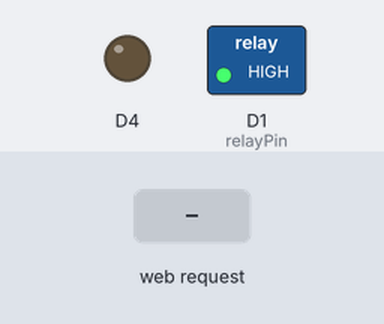
This sketch was run on a simulated ESP8266 (Wemos D1 mini). On the bench: switched loads named in the sketch (green lamp = pin HIGH), output pins drawn as LEDs (lit = HIGH, except the on-board LED, lit = LOW). Inputs (shaded band) come from the test bench. WiFi joins after 1.5 s; servers stay silent unless stated; what the sketch prints to the serial monitor is not drawn.

Above: at 2.7 s.
2.8 s: HTTP request GET /relay=ON received
At 3.4 s:
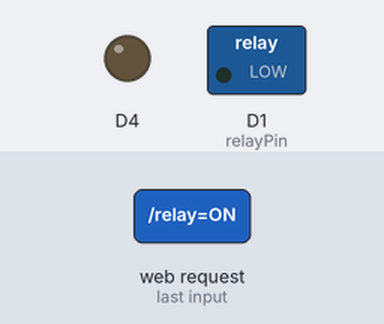
4.3 s: HTTP request GET /relay=OFF received
At 4.6 s:
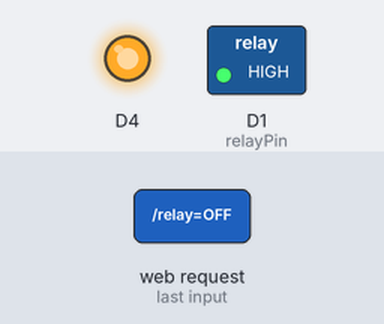
Timing chart, 0 to 7.3 s (numbered marks = the images above; inputs shaded):
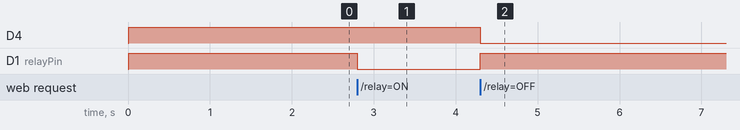

The sketch:

Wifi_LED.ino
```cpp
//This example will use a static IP to control the switching of a relay. Over LAN using a web browser.
//A lot of this code have been resued from the example on the ESP8266 Learning Webpage below.
//http://www.esp8266learning.com/wemos-webserver-example.php

//CODE START
//1
#include <ESP8266WiFi.h>

// Below you will need to use your own WIFI information.
//2
const char* ssid = "Allaw"; //WIFI Name, WeMo will only connect to a 2.4GHz network.
const char* password = "HusseinAllaw"; //WIFI Password

//defining the pin and setting up the "server"
//3
int relayPin = D1; // The Shield uses pin 1 for the relay
WiFiServer server(80);
IPAddress ip(192, 168, 1, 254); // where xx is the desired IP Address - most sets of numbers
                              // likely will match gateway, must be unique IP address
IPAddress gateway(192, 168, 1, 1); // set gateway to match your network
IPAddress subnet(255, 255, 255, 0); // set subnet mask to match your network


// void setup is where we initialize variables, pin modes, start using libraries, etc.
//The setup function will only run once, after each powerup or reset of the wemos board.
//4
void setup() {
  Serial.begin(9600);
  delay(10);


  pinMode(relayPin, OUTPUT);
  pinMode(BUILTIN_LED, OUTPUT);

  digitalWrite(relayPin, HIGH);
  digitalWrite(BUILTIN_LED, HIGH);

  Serial.print(F("Setting static ip to : "));
  Serial.println(ip);

  // Connect to WiFi network
  //5
  Serial.println();
  Serial.println();
  Serial.print("Connecting to ");
  Serial.println(ssid);
  WiFi.config(ip, gateway, subnet);
  WiFi.begin(ssid, password);
  //Trying to connect it will display dots
  while (WiFi.status() != WL_CONNECTED) {
    delay(500);
    Serial.print(".");
  }
  Serial.println("");
  Serial.println("WiFi connected");

  // Start the server
  server.begin();
  Serial.println("Server started");

  // Print the IP address
  Serial.print("Use this URL : ");
  Serial.print("http://");
  Serial.print(WiFi.localIP());
  Serial.println("/");
}

//void loop is where you put all your code. it is a funtion that returns nothing and will repeat over and over again
//6
void loop() {
  // Check if a client has connected
  WiFiClient client = server.available();
  if (!client) {
    return;
  }

  // Wait until the client sends some data
  Serial.println("new client");
  while(!client.available()){
    delay(1);
  }

  // Read the first line of the request
  String request = client.readStringUntil('\r');
  Serial.println(request);
  client.flush();

  //Match the request, checking to see what the currect state is
  int value = HIGH;
  if (request.indexOf("/relay=ON") != -1) {
    digitalWrite(relayPin, LOW);
    digitalWrite(BUILTIN_LED, HIGH); //LED set to low to turn on in this case
    value = HIGH;
  }
  if (request.indexOf("/relay=OFF") != -1){
    digitalWrite(relayPin, HIGH);
    digitalWrite(BUILTIN_LED, LOW); //turn LED off
    value = LOW;
  }
  // Return the response, build the html page
  //7
  client.println("HTTP/1.1 200 OK");
  client.println("Content-Type: text/html");
  client.println(""); //  do not forget this one
  client.println("<!DOCTYPE HTML>");
  client.println("<html>");

  client.print("Relay is now: ");

  if(value == HIGH) {
    client.print("Engaged (ON)");
  } else {
    client.print("Disengaged (OFF)");
  }
  client.println("<br><br><br>");
  client.println("<a href=\"/relay=ON\">Click here to engage (Turn ON) the relay.</a> <br><br><br>");
  client.println("<a href=\"/relay=OFF\">Click here to disengage (Turn OFF) the relay.</a><br>");
  client.println("</html>");

  delay(1);
  Serial.println("Client disconnected");
  Serial.println("");

}//END
```

Measured:
- after the input at 2.8 s, D1 (relayPin): HIGH → LOW at once
- after the input at 4.3 s, D4: HIGH → LOW at once; D1 (relayPin): LOW → HIGH at once
